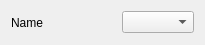
<?xml version="1.0" encoding="UTF-8"?>
<ui version="4.0">
 <class>Form</class>
 <widget class="QWidget" name="Form">
  <property name="geometry">
   <rect>
    <x>0</x>
    <y>0</y>
    <width>205</width>
    <height>45</height>
   </rect>
  </property>
  <property name="windowTitle">
   <string>Form</string>
  </property>
  <layout class="QHBoxLayout" name="horizontalLayout">
   <item>
    <widget class="QLabel" name="label_property_item_name">
     <property name="text">
      <string>Name</string>
     </property>
    </widget>
   </item>
   <item>
    <spacer name="horizontalSpacer">
     <property name="orientation">
      <enum>Qt::Horizontal</enum>
     </property>
     <property name="sizeHint" stdset="0">
      <size>
       <width>65</width>
       <height>20</height>
      </size>
     </property>
    </spacer>
   </item>
   <item>
    <widget class="QComboBox" name="cb_property_item_value"/>
   </item>
  </layout>
 </widget>
 <resources/>
 <connections/>
</ui>
